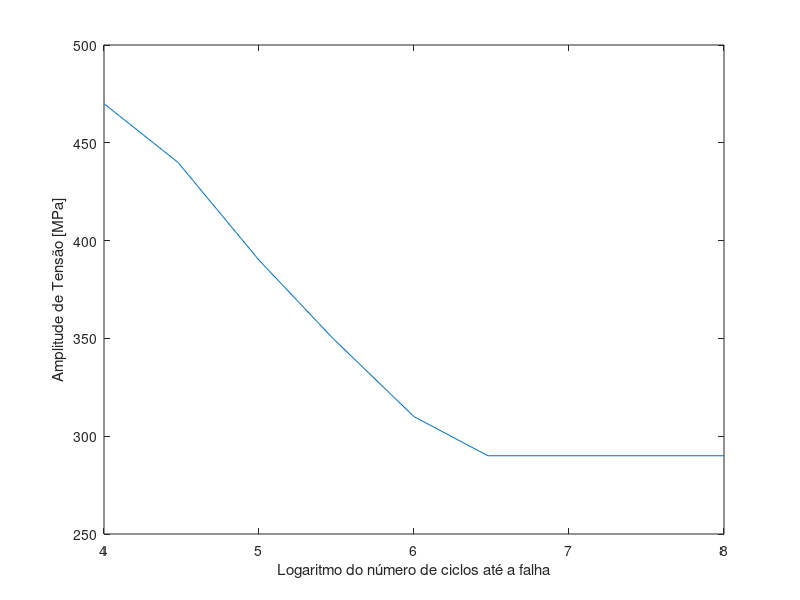
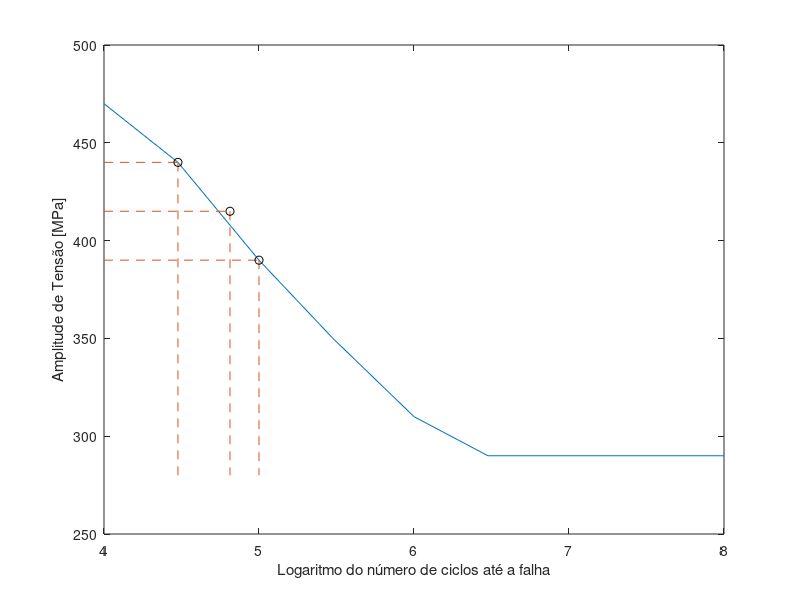
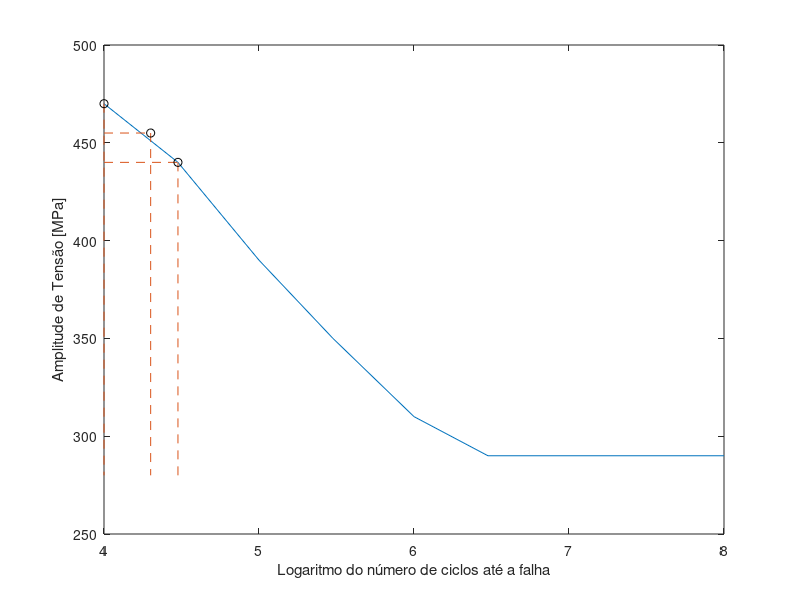
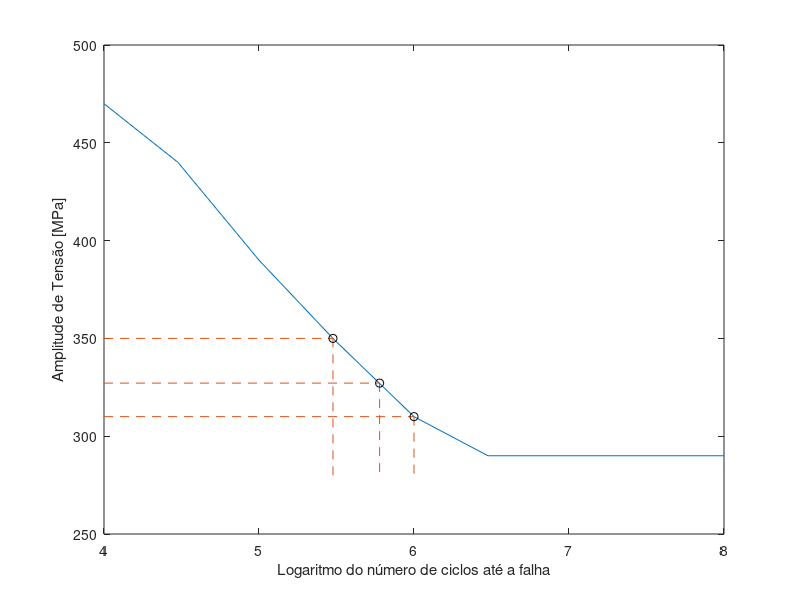

Reproduce these figures in MATLAB, in order.
clc,clear,close all

%% Questão 6. 
% Os dados de fadiga para uma liga de latão são dados numa tabela a seguir:

% Amplitude da Tensão (MPa) Ciclos até a Falha
% 470                        1e4
% 440                        3e4
% 390                        1e5
% 350                        3e5
% 310                        1e6
% 290                        3e6
% 290                        1e7
% 290                        1e8


AmplitudeTensao=[470 440 390 350 310 290 290 290]
CiclosAteFalha=[1e4 3e4 1e5 3e5 1e6 3e6 1e7 1e8]

%% (a) Trace um gráfico S-N
figure(1)
plot(log10(CiclosAteFalha),AmplitudeTensao)
ylabel('Amplitude de Tensão [MPa]'),xlabel('Logaritmo do número de ciclos até a falha')

%% (b) Qual é o limite de resistência à fadiga dessa liga?
% O limite de resistência à fadiga é o nível de tensão no qual a curva se
% torna horizontal, podemos observar pelo gráfico que esse limite é 290 Mpa

LimiteResistenciaFadiga = AmplitudeTensao(end)*1e6

%% (c) Determinar as vidas em fadiga para 415 MPa e 275 MPa.
%Precisa de uma interpolação para a tensão 415 MPa

VidaemFadiga = (415-AmplitudeTensao(3))/(AmplitudeTensao(2)-AmplitudeTensao(3))*(CiclosAteFalha(3)-CiclosAteFalha(2))+CiclosAteFalha(2)

figure(2)
plot(log10(CiclosAteFalha),AmplitudeTensao), hold on
ylabel('Amplitude de Tensão [MPa]'),xlabel('Logaritmo do número de ciclos até a falha')
plot([4 log10(CiclosAteFalha(2))],[440 440],'--','Color','#D95319'),plot([log10(CiclosAteFalha(2)) log10(CiclosAteFalha(2))],[440 280],'--','Color','#D95319')
plot(log10(CiclosAteFalha(2)),440,'ko')
plot([4 log10(CiclosAteFalha(3))],[390 390],'--','Color','#D95319'),plot([log10(CiclosAteFalha(3)) log10(CiclosAteFalha(3))],[390 280],'--','Color','#D95319')
plot(log10(CiclosAteFalha(3)),390,'ko')
plot([4 log10(VidaemFadiga)],[415 415],'--','Color','#D95319'),plot([log10(VidaemFadiga) log10(VidaemFadiga)],[415 280],'--','Color','#D95319')
plot(log10(VidaemFadiga),415,'ko')

% plot(4.7385,415,'ko')
%Para a amplitude de 275 MPa, podemos observar que o gráfico não se aplica,
%pois, este valor é menor que o limite a fadiga, portanto a liga suportaria
%um número infinito de ciclos sem falhas. Ou seja, para 275 MPa, o corpo
%não sofre falha por fadiga

%% d) Estime as resistências à fadiga a 2e4 e 6e5 ciclos

% Podemos estimar as resistências a fadiga a partir da análise gráfica.

ResistenciaFadiga1 = (2e4-CiclosAteFalha(1))/(CiclosAteFalha(2)-CiclosAteFalha(1))*(AmplitudeTensao(1)-AmplitudeTensao(2))+AmplitudeTensao(2)

figure(3)
plot(log10(CiclosAteFalha),AmplitudeTensao), hold on
ylabel('Amplitude de Tensão [MPa]'),xlabel('Logaritmo do número de ciclos até a falha')
plot([4 log10(CiclosAteFalha(1))],[470 470],'--','Color','#D95319'),plot([log10(CiclosAteFalha(1)) log10(CiclosAteFalha(1))],[470 280],'--','Color','#D95319')
plot(log10(CiclosAteFalha(1)),470,'ko')
plot([4 log10(CiclosAteFalha(2))],[440 440],'--','Color','#D95319'),plot([log10(CiclosAteFalha(2)) log10(CiclosAteFalha(2))],[440 280],'--','Color','#D95319')
plot(log10(CiclosAteFalha(2)),440,'ko')
plot([4 log10(2e4)],[ResistenciaFadiga1 ResistenciaFadiga1],'--','Color','#D95319'),plot([log10(2e4) log10(2e4)],[ResistenciaFadiga1 280],'--','Color','#D95319')
plot(log10(2e4),ResistenciaFadiga1,'ko')

ResistenciaFadiga2 = (6e5-CiclosAteFalha(4))/(CiclosAteFalha(5)-CiclosAteFalha(4))*(AmplitudeTensao(4)-AmplitudeTensao(5))+AmplitudeTensao(5)

figure(4)
plot(log10(CiclosAteFalha),AmplitudeTensao), hold on
ylabel('Amplitude de Tensão [MPa]'),xlabel('Logaritmo do número de ciclos até a falha')
plot([4 log10(CiclosAteFalha(4))],[350 350],'--','Color','#D95319'),plot([log10(CiclosAteFalha(4)) log10(CiclosAteFalha(4))],[350 280],'--','Color','#D95319')
plot(log10(CiclosAteFalha(4)),350,'ko')
plot([4 log10(CiclosAteFalha(5))],[310 310],'--','Color','#D95319'),plot([log10(CiclosAteFalha(5)) log10(CiclosAteFalha(5))],[310 280],'--','Color','#D95319')
plot(log10(CiclosAteFalha(5)),310,'ko')
plot([4 log10(6e5)],[ResistenciaFadiga2 ResistenciaFadiga2],'--','Color','#D95319'),plot([log10(6e5) log10(6e5)],[ResistenciaFadiga2 280],'--','Color','#D95319')
plot(log10(6e5),ResistenciaFadiga2,'ko')
